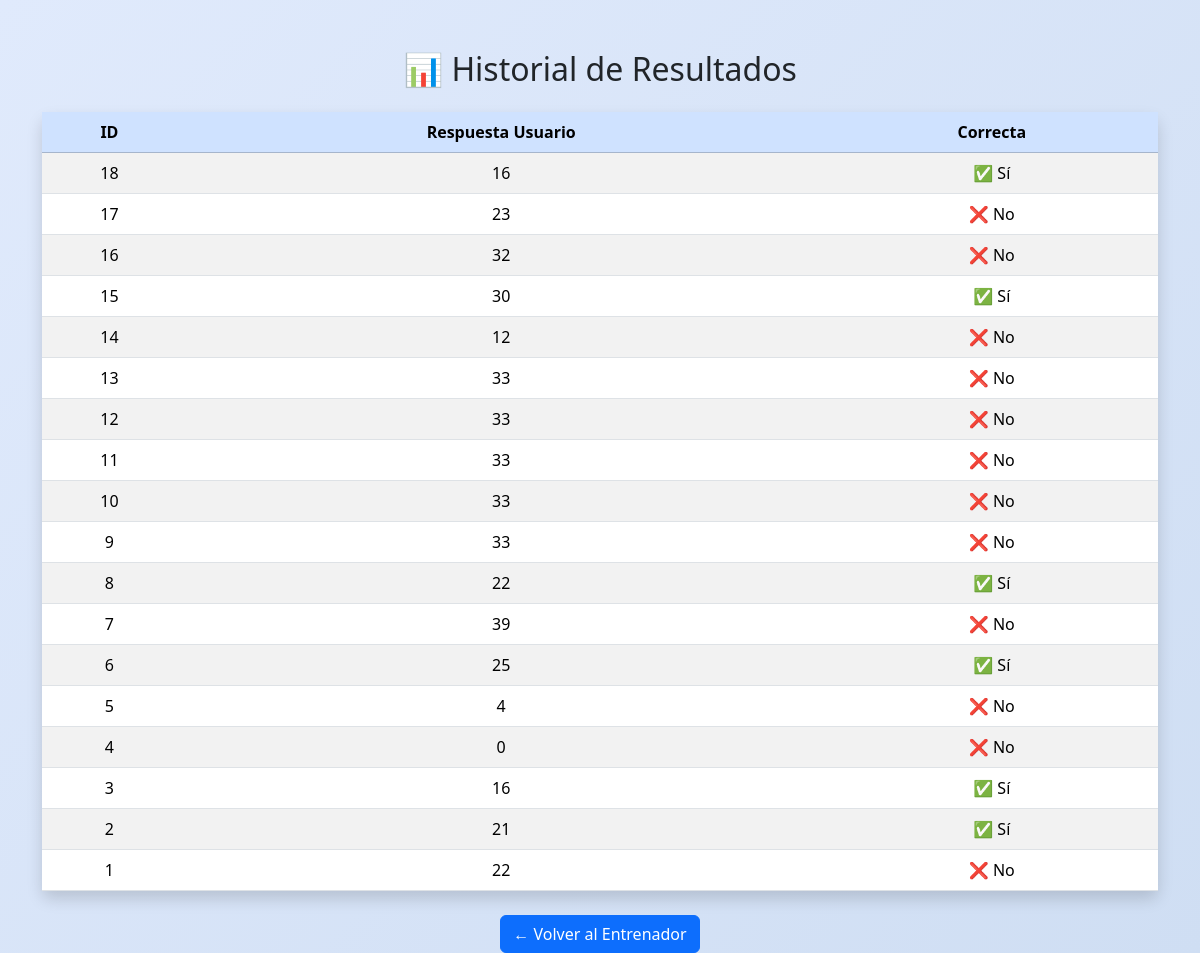
/ver_resultados.php, run on the app's committed database.
### tables this page shows
CREATE TABLE `resultados` (
  `id` int(10) UNSIGNED NOT NULL,
  `Respuesta_usuario` varchar(255) NOT NULL,
  `Correcta` tinyint(1) NOT NULL
);

### ver_resultados.php (the view, shortened to what this page needs)
<?php
$conn = new mysqli("localhost", "root", "", "entrenador");
$sql = "SELECT id, respuesta_usuario, correcta FROM resultados ORDER BY id DESC";
$result = $conn->query($sql);
?>
<!DOCTYPE html>
<html lang="es">
<head>
    <link href="https://cdn.jsdelivr.net/npm/bootstrap@5.3.3/dist/css/bootstrap.min.css" rel="stylesheet">
</head>
<body>
<div class="container">
    <h2 class="mb-4 text-center">📊 Historial de Resultados</h2>
    <table class="table table-striped table-hover text-center">
        <thead class="table-primary">
            <tr>
                <th>ID</th>
                <th>Respuesta Usuario</th>
                <th>Correcta</th>
            </tr>
        </thead>
        <tbody>
            <?php if ($result->num_rows > 0): ?>
                <?php while($row = $result->fetch_assoc()): ?>
                <tr>
                    <td><?php echo $row['id']; ?></td>
                    <td><?php echo htmlspecialchars($row['respuesta_usuario']); ?></td>
                    <td>
                        <?php
                            if ($row['correcta'] == 1) echo "✅ Sí";
                            else echo "❌ No";
                        ?>
                    </td>
                </tr>
                <?php endwhile; ?>
            <?php else: ?>
                <tr><td colspan="3">No hay resultados guardados aún.</td></tr>
            <?php endif; ?>
        </tbody>
    </table>
    <div class="text-center mt-4">
        <a href="index.php" class="btn btn-primary">← Volver al Entrenador</a>
    </div>
</div>
</body>
</html>

### ver_resultados.php (style rules this page uses)
body { background: linear-gradient(135deg, #e0eafc, #cfdef3); font-family: 'Segoe UI', sans-serif; }
.container { margin-top: 50px; }
table { background: white; border-radius: 8px; box-shadow: 0 8px 16px rgba(0,0,0,0.15); }

### data on the page
resultados: id "18", Respuesta_usuario "16", Correcta "✅ Sí"
resultados: id "17", Respuesta_usuario "23", Correcta "❌ No"
resultados: id "16", Respuesta_usuario "32", Correcta "❌ No"
resultados: id "15", Respuesta_usuario "30", Correcta "✅ Sí"
resultados: id "14", Respuesta_usuario "12", Correcta "❌ No"
resultados: id "13", Respuesta_usuario "33", Correcta "❌ No"
resultados: id "12", Respuesta_usuario "33", Correcta "❌ No"
resultados: id "11", Respuesta_usuario "33", Correcta "❌ No"
resultados: id "10", Respuesta_usuario "33", Correcta "❌ No"
resultados: id "9", Respuesta_usuario "33", Correcta "❌ No"
resultados: id "8", Respuesta_usuario "22", Correcta "✅ Sí"
resultados: id "7", Respuesta_usuario "39", Correcta "❌ No"
resultados: id "6", Respuesta_usuario "25", Correcta "✅ Sí"
resultados: id "5", Respuesta_usuario "4", Correcta "❌ No"
resultados: id "4", Respuesta_usuario "0", Correcta "❌ No"
resultados: id "3", Respuesta_usuario "16", Correcta "✅ Sí"
resultados: id "2", Respuesta_usuario "21", Correcta "✅ Sí"
resultados: id "1", Respuesta_usuario "22", Correcta "❌ No"
